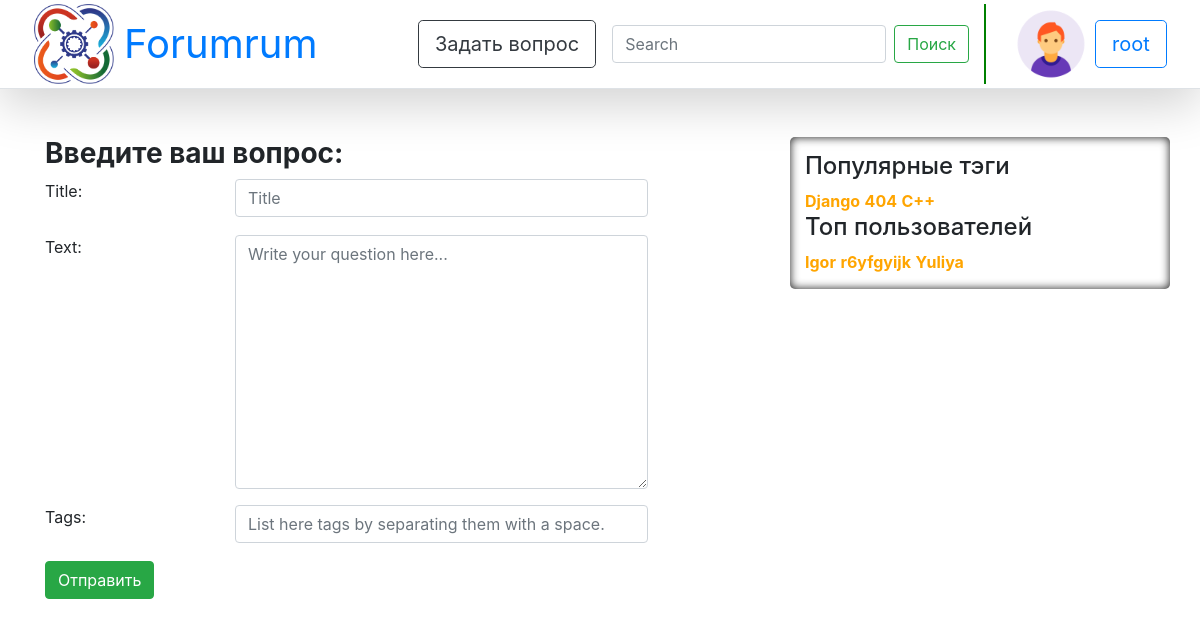
The app's page /ask (signed in), older data.
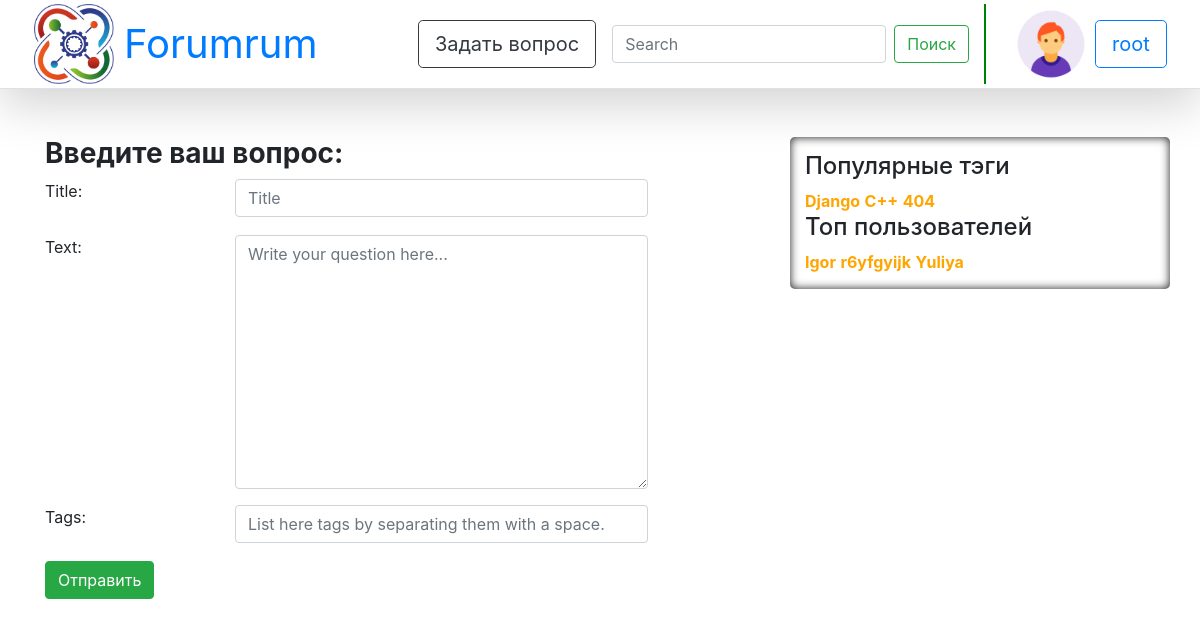
The same page, newer data.
### question/models.py (models this page shows)
class Tag(models.Model):
    name = models.CharField(max_length=20, default="404", verbose_name="Question's Tag")
    objects = TagManager()
    def __str__(self):
        return self.name

class User(AbstractUser):
    upload = models.ImageField(default="default/default_avatar.png", upload_to="uploads/%Y/%m/%d/",
                               verbose_name="User's Avatar")
    registration_date = models.DateTimeField(default=timezone.now, verbose_name="User's Registration Date")
    rating = models.IntegerField(default=0, verbose_name="User's Rating")
    objects = UserManager()
    def __str__(self):
        return self.username

### question/views.py (the view)
# urls.py: path('ask', views.ask, name='ask'),
@login_required(login_url='login')
def ask(request):
    if request.method == 'POST':
        form = AskForm(request.POST)
        if form.is_valid():
            qu = Question.objects.create(author=request.user,
                                         date=timezone.now(),
                                         is_active=True,
                                         title=form.cleaned_data['title'],
                                         text=form.cleaned_data['text'])
            qu.save()
            for tagTitle in form.cleaned_data['tags'].split():
                tag = Tag.objects.get_or_create(name=tagTitle)[0]
                qu.tags.add(tag)
                qu.save()
            return redirect('/question/{}/'.format(qu.id))
    else:
        form = AskForm()
    return render(request, 'new_question.html', {
        'form': form,
        'tags': paginate(request, Tag.objects.hottest()),
        'users': paginate(request, User.objects.by_rating()),
    })

### question/forms.py (shortened to what this page needs)
class AskForm(forms.ModelForm):
    title = forms.CharField(validators=[text_validator], widget=forms.TextInput(attrs={
        'class': 'form-control',
        'maxlength': 100,
        'minlength': 5,
        'placeholder': 'Title'}))
    text = forms.CharField(validators=[text_validator], widget=forms.Textarea(attrs={
        'class': 'form-control',
        'minlength': 5,
        'placeholder': 'Write your question here...'}))
    tags = forms.CharField(required=False, validators=[text_validator], widget=forms.TextInput(attrs={
        'class': 'form-control',
        'placeholder': 'List here tags by separating them with a space.'}))
    class Meta:
        model = Question
        fields = ['title', 'text', 'tags']

### question/managers.py (called while the page is built)
    def by_rating(self):
        return self.order_by('-rating')

    def hottest(self):
        return self.annotate(question_count=Count('questions')).order_by('-question_count')

### templates/new_question.html (shortened to what this page needs)
{% extends "base.html" %}
{% block content %}
    <h3><b>Введите ваш вопрос:</b></h3>
    <form class="form-horizontal" action="{{ request.path }}" method="post">
        {% for field in form %}
            <div class="row mb-3">
                <div class="col-md-3">
                    <label>{{ field.label_tag }}</label>
                </div>
                <div class="col-md-7">
                    {{ field }}
                </div>
            </div>
        {% endfor %}
        <div class="form-group">
            <input type="submit" value="Отправить" class="btn btn-success"/>
        </div>
    </form>
{% endblock %}

### templates/base.html (shortened to what this page needs)
{% load static %}
<!DOCTYPE html>
<html lang="ru">
<head>
    <link rel="stylesheet" href="{% static "css/bootstrap.min.css" %}">
    <link rel="stylesheet" href="{% static "css/askk.css" %}">
</head>
<body>
{% block navbar %}
    {% include "navbar.html" %}
{% endblock %}
<main role="main" class="container">
    <div class="row">
        <div class="col-8">
            {% block content %}
            {% endblock %}
        </div>
        <div class="col-4 sidebar">
            <h4>Популярные тэги</h4>
            {% for t in tags %}
                <a class="tagss" href="{% url 'tag' t.name %}">{{ t }}</a>
            {% endfor %}
            <h4>Топ пользователей</h4>
            {% for u in users %}
                <a  class="tagss" href="{% url 'profile' u.username %}">{{ u }}</a>
            {% endfor %}
        </div>
    </div>
</main>
</body>
</html>

Row changes from the older to the newer data that the page shows:
no longer on this page (row unchanged): Tag: name "C++"
added Tag: name "С++"
